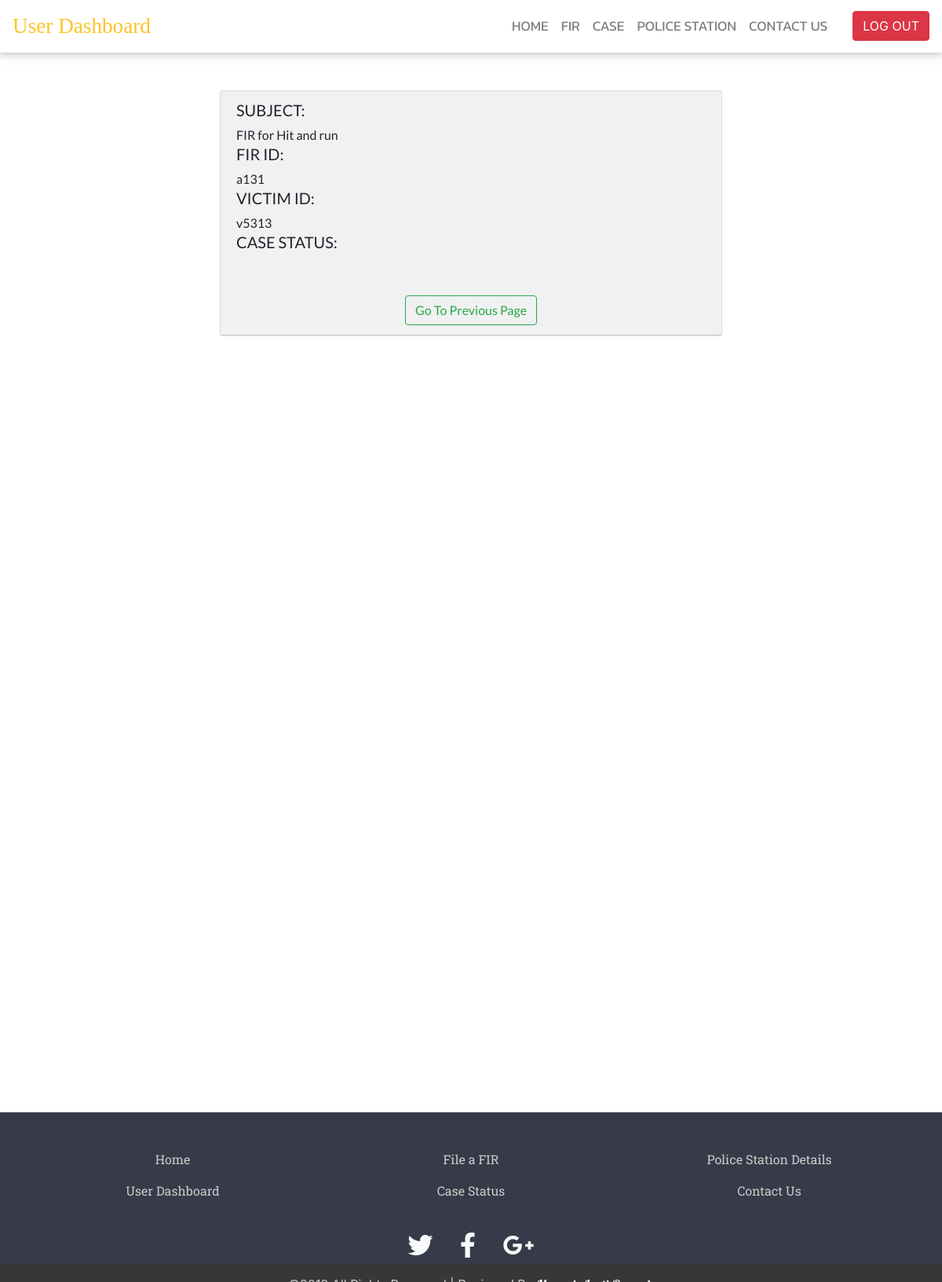
Screenshot of /dashboard/user_dashboard_menus/case_status.php (signed in) with the database file from the repository.
### tables this page shows
CREATE TABLE IF NOT EXISTS `case_diary` (
  `ps_name` varchar(200) NOT NULL,
  `fid` varchar(100) NOT NULL,
  `ioid` varchar(100) NOT NULL,
  `io_name` text NOT NULL,
  `cd_submit_date` date NOT NULL,
  `v_location` varchar(200) NOT NULL,
  `ipc` varchar(200) NOT NULL,
  `subject` varchar(500) NOT NULL,
  `i_date` date NOT NULL,
  `i_time` time NOT NULL,
  `f_date` date NOT NULL,
  `f_time` time NOT NULL,
  `c_details` varchar(500) NOT NULL,
  `vid` varchar(100) NOT NULL,
  `v_name` text NOT NULL,
  `v_statement` varchar(500) NOT NULL,
  `w_name` text NOT NULL,
  `w_address` varchar(200) NOT NULL,
  `w_statement` varchar(500) NOT NULL,
  `a_id` varchar(100) NOT NULL,
  `a_name` text NOT NULL,
  `a_statement` varchar(500) NOT NULL,
  `io_statement` varchar(500) NOT NULL,
  `case_status` varchar(500) NOT NULL,
  UNIQUE KEY `fid` (`fid`,`ioid`),
  UNIQUE KEY `vid` (`vid`),
  UNIQUE KEY `a_id` (`a_id`)
);

### dashboard/user_dashboard_menus/case_status.php (the view, shortened to what this page needs)
<?php
$x=$_SESSION['vid'];
?>
<!DOCTYPE html>
<html>
<head>
	<link rel="stylesheet" href="https://use.fontawesome.com/releases/v5.8.1/css/all.css">
	<link rel="stylesheet" href="https://maxcdn.bootstrapcdn.com/bootstrap/4.0.0/css/bootstrap.min.css">
	<link rel="stylesheet" type="text/css" href="case_style.css">
</head>
<body>
		<nav class="navbar navbar-expand-lg navbar-light sticky-top navbar-custom">
			<a class="navbar-brand" href="#">User Dashboard</a>
			<div class="collapse navbar-collapse" id="navbarSupportedContent">
				<ul class="navbar-nav mr-auto w-100 justify-content-end px-4">
					<li class="nav-item active"><a href="../user_dashboard.php" class="nav-link" >HOME</a></li>
					<li class="nav-item"><a href="fir.php" class="nav-link">FIR</a></li>
					<li class="nav-item"><a href="case.php" class="nav-link">CASE</a></li>
					<li class="nav-item"><a href="ps.php" class="nav-link">POLICE STATION</a></li>
					<li class="nav-item "><a href="contact.php" class="nav-link">CONTACT US</a></li>
				</ul>
				<a href="../../php/user_logout.php"><button type="button" class="btn btn-danger" >LOG OUT</button></a>
			</div>
		</nav>
		<div class="content">
<?php
        include("../sub_admin_dashboard_menus/connectioni.php");
        $rs1=mysqli_query($con,"SELECT * FROM `user_signup` WHERE vid='$x'");
        while ($row=mysqli_fetch_array($rs1))
		{
		$vid=$row[2];
		}
		$rs=mysqli_query($con,"SELECT * FROM `case_diary` WHERE vid='$vid'");
		while($row=mysqli_fetch_array($rs))
		{
  			$case_status=$row[23];
  			$fid=$row[1];
  			$vid=$row[13];
  			$subject=$row[7];
?>
		<div class="card bg-light my-5 mx-auto " style="max-width: 40rem;">
				<div class="card-header align-middle ">
					<h5>SUBJECT:</h5> <?php echo $subject;  ?>
					<h5>FIR ID:</h5>  <?php echo $fid;  ?>
					<h5>VICTIM ID:</h5>  <?php echo $vid;  ?>
					<h5>CASE STATUS:</h5>  <?php echo $case_status;  ?><br><br>
				<div class="text-center">
					<a href="case.php"><button type="button" class="btn btn-outline-success center-block">Go To Previous Page</button></a>
				</div>
				</div>
			</div>
		<?php } ?>
		</div>
		<footer id="site-footer">
			<div class="container">
				<div class="row text-center custom-list">
					<div class="col-sm-4">
						<ul class="list-unstyled">
						<li><a href="../../index.php" class="nav-link">Home</a></li>
						<li><a href="../user_dashboard.php" class="nav-link">User Dashboard</a></li>
					</ul>
					</div>
					<div class="col-sm-4">
						<ul class="list-unstyled">
							<li><a href="fir.php" class="nav-link">File a FIR</a></li>
							<li><a href="case.php" class="nav-link">Case Status</a></li>
						</ul>
					</div>
					<div class="col-sm-4">
						<ul class="list-unstyled">
							<li><a href="ps.php" class="nav-link">Police Station Details</a></li>
							<li><a href="contact.php" class="nav-link">Contact Us</a></li>
						</ul>
					</div>
				</div>
			</div>
			<div class="social-networks">
				<a href="https://www.twitter.com/ocms" class="twitter"><i class="fab fa-twitter"></i></a>
				<a href="https://www.facebook.com/ocms" class="facebook"><i class="fab fa-facebook-f"></i></a>
				<a href="mailto:ocms@gmail.com?subject=Mail from Our Site" class="google"><i class="fab fa-google-plus-g"></i></a>
			</div>
			<div class="footer-copyright">
            	<p>&copy;2019 All Rights Reserved | Designed By <a href="https://www.linkedin.com/in/manashjb/"><span>Manash Jyoti Baruah</span></a> </p>
        	</div>
		</footer>
</body>
</html>

### dashboard/user_dashboard_menus/case_style.css (style rules this page uses)
* { margin:0; padding: 0; }
body { background: #ffff; min-height: 100%; position: relative; padding-bottom: 20vh; }
.navbar-custom { background: #ffff; -webkit-box-shadow:0 -0.4rem 0.9rem 0.2rem rgba(0,0,0,.5); -moz-box-shadow: -0.4rem 0.9rem 0.2rem rgba(0,0,0,.5):; box-shadow:0 -0.4rem 0.9rem 0.2rem rgba(0,0,0,.5); }
#navbarSupportedContent li a { color: grey; font-family: 'Kanit', sans-serif; font-size: 1.1em; }
.navbar-brand { color: #ffc324 !important; font-family: 'Cinzel', serif; font-size: 1.7em; }
.content { position:relative; padding-bottom: 20vh; font-family: 'Lato', sans-serif; }
#site-footer { background-color: #373a48; color:white; height: 200px; position: absolute; left: 0 ; right: 0; bottom: 0; margin-bottom: -50vh; }
#site-footer .custom-list { margin-top: 40px; color: #fff !important; }
#site-footer li a { color: #ccc; font-family: 'Roboto Slab', serif; }
#site-footer .social-networks { text-align: center; padding-top: 10px; padding-bottom: 0; }
#site-footer .social-networks a { margin-right: 5px; margin-left: 5px; font-size: 32px; color: #f9f9f9; padding: 10px; transition: 0.2s; }
#site-footer .footer-copyright { background-color: #383737; padding-top:3px; padding-bottom:3px; text-align: center; }
#site-footer .footer-copyright p { margin:10px; color: #ccc; }
#site-footer span { font-family: 'Lobster', cursive; letter-spacing: 0.5px; color: #fff; }

### rows the page displays
case_diary: subject "FIR for Hit and run", fid "a131", vid "v5313"
